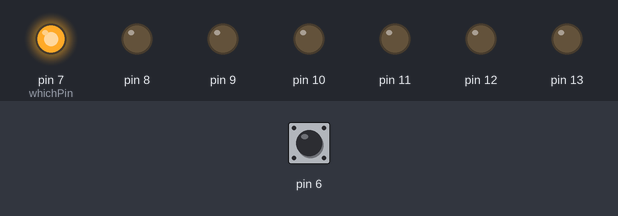
Recording of a sketch running on a simulated Arduino Uno, built with avr-gcc and run on an emulated ATmega328P. Shown: output pins drawn as LEDs (lit = HIGH). Inputs (shaded band) come from the test bench; at power-on: pin 6 HIGH.

Above: at 1.2 s.
1.3 s: pin 6 pulled LOW for 0.15 s
At 2.0 s:
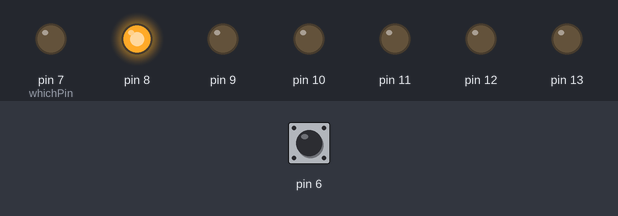
2.9 s: pin 6 pulled LOW for 1 s
At 3.2 s:
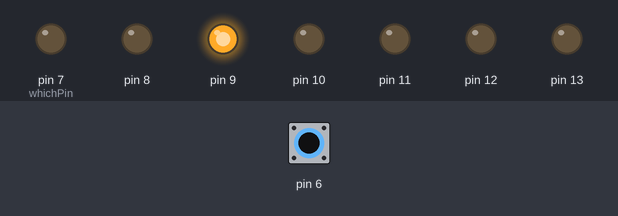
5.4 s: pin 6 pulled LOW for 0.15 s
At 6.3 s:
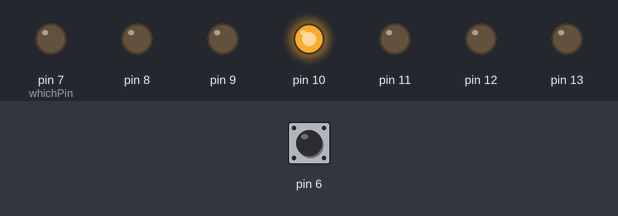
7.0 s: pin 6 pulled LOW for 3.2 s
At 7.5 s:
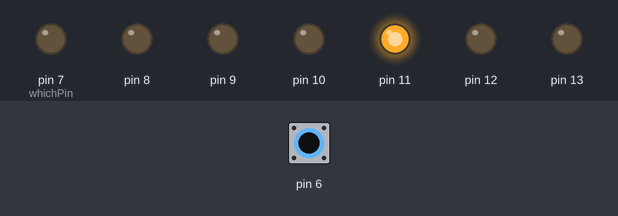
11.7 s: pin 6 pulled LOW for 0.15 s
At 12.3 s:
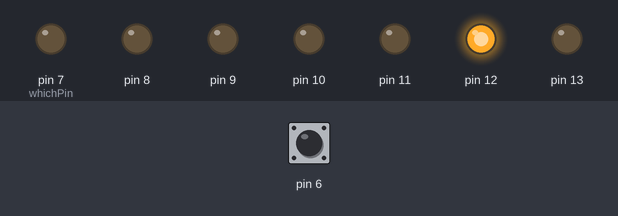
13.3 s: pin 6 pulled LOW for 1 s
At 14.7 s:
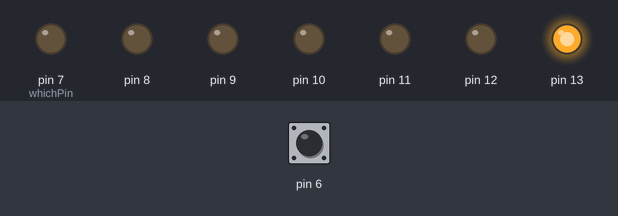
Timing chart, 0 to 16.3 s (numbered marks = the images above; inputs shaded):
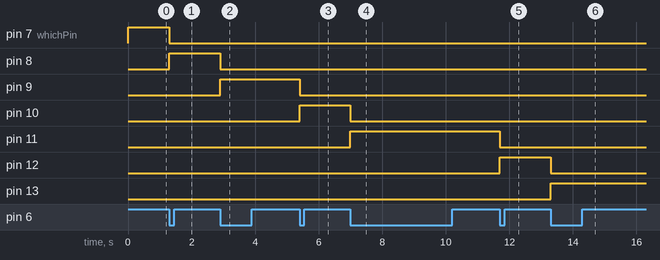

Measured:
- after the input at 1.3 s, pin 7 (whichPin): HIGH → LOW at once; pin 8: LOW → HIGH at once
- after the input at 2.9 s, pin 8: HIGH → LOW at once; pin 9: LOW → HIGH at once
- after the input at 5.4 s, pin 9: HIGH → LOW at once; pin 10: LOW → HIGH at once
- after the input at 7.0 s, pin 10: HIGH → LOW at once; pin 11: LOW → HIGH at once
- after the input at 11.7 s, pin 11: HIGH → LOW at once; pin 12: LOW → HIGH at once
- after the input at 13.3 s, pin 12: HIGH → LOW at once; pin 13: LOW → HIGH at once

The sketch:

LEDScannerSwitch3.ino
```cpp
// Using Internal Pullup
void setup()
{
  pinMode(6, INPUT_PULLUP);

  pinMode(7, OUTPUT);
  pinMode(8, OUTPUT);
  pinMode(9, OUTPUT);
  pinMode(10, OUTPUT);
  pinMode(11, OUTPUT);
  pinMode(12, OUTPUT);
  pinMode(13, OUTPUT);
}

int whichPin = 7;
int whichDirection = 1;
boolean wasSwitchPressed = false;
void loop()
{

    // deal with first pin
    if(whichPin == 7)
      digitalWrite(7, HIGH);
    else
      digitalWrite(7, LOW);

    // deal with second pin
    if(whichPin == 8)
      digitalWrite(8, HIGH);
    else
      digitalWrite(8, LOW);

    // deal with third pin
    if(whichPin == 9)
      digitalWrite(9, HIGH);
    else
      digitalWrite(9, LOW);

    // ...
    if(whichPin == 10)
      digitalWrite(10, HIGH);
    else
      digitalWrite(10, LOW);

    // ...
    if(whichPin == 11)
      digitalWrite(11, HIGH);
    else
      digitalWrite(11, LOW);

    // ...
    if(whichPin == 12)
      digitalWrite(12, HIGH);
    else
      digitalWrite(12, LOW);

    // ...and the last one
    if(whichPin == 13)
      digitalWrite(13, HIGH);
    else
      digitalWrite(13, LOW);

  // is the switch pressed when it wasn't before?
  if(digitalRead(6) == LOW && !wasSwitchPressed)
  {
    // remember the switch was pressed
    wasSwitchPressed = true;

    // move to the next pin
    whichPin = whichPin + whichDirection;

    // if we reach the last pin, change direction
    // and come back again!
    if(whichPin >= 13)
      whichDirection = -1;
    else if(whichPin <= 7)
      whichDirection = 1;
  }
  else if(digitalRead(6) == HIGH)
  {
    // remember the switch is not pressed
    wasSwitchPressed = false;

//    uncomment this delay :-)
//    delay(100);

  }
}
```
